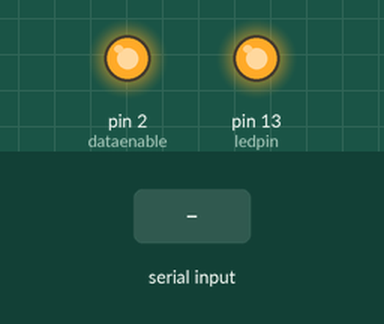
Simulated run of this sketch. Board: Arduino Uno, built with avr-gcc and run on an emulated ATmega328P. Parts: output pins drawn as LEDs (lit = HIGH). The inputs (shaded band) are chosen by the test bench. What the sketch prints to the serial monitor is not drawn.

Above: at 1.2 s.
1.3 s: "1" received over Serial
Timing chart, 0 to 4.3 s (numbered marks = the images above; inputs shaded):
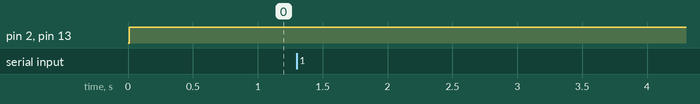

The sketch:

Master.ino
```cpp
#include <SoftwareSerial.h>

#define sTX  1
#define sRX  0
#define slave1 0x01
#define slave2 0x02
#define slave3 0x03

SoftwareSerial rs485con(sRX,sTX);

const int ledpin=13;
const int dataenable = 2;
void setup(){
  Serial.begin(9600);
  pinMode(ledpin,OUTPUT);
  pinMode(dataenable, OUTPUT);
  delay(10);
  digitalWrite(dataenable,LOW);
  rs485con.begin(4800);

}

void loop(){
  byte c=0;
  digitalWrite(ledpin,HIGH);
  digitalWrite(dataenable,HIGH);

  if(Serial.available()){
    c = Serial.read();
    if (c == 49){
      rs485con.print(slave1);
      Serial.println(slave1);
    }
    if (c==50){
      rs485con.print(slave2);
      Serial.println(slave2);
    }
    if(c==51){
      rs485con.print(slave3);
      Serial.println(slave3);
    }
  }


}
```

Measured:
- after the input at 1.3 s, every drawn part: stays the same
